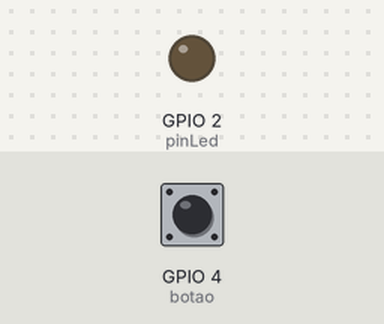
Bench run of a sketch on a simulated ESP32. On the bench: output pins drawn as LEDs (lit = HIGH). Dashed ring = blinking. The test bench sets the inputs (shaded band); at power-on: GPIO 4 (botao) LOW. WiFi joins after 1.5 s; servers stay silent unless stated; what the sketch prints to the serial monitor is not drawn.

Above: at 3.2 s.
3.3 s: GPIO 4 (botao) pulled HIGH for 1 s
At 3.45 s:
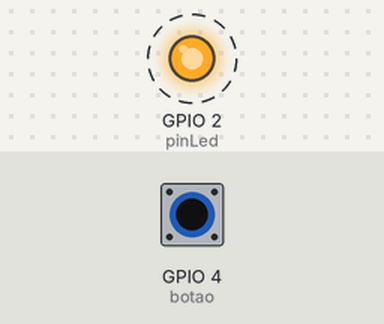
7.3 s: GPIO 4 (botao) pulled HIGH for 0.15 s
At 7.6 s:
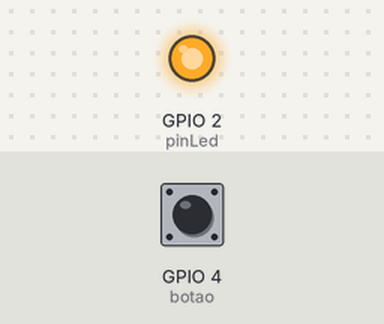
8.9 s: GPIO 4 (botao) pulled HIGH for 3.2 s
At 12.3 s:
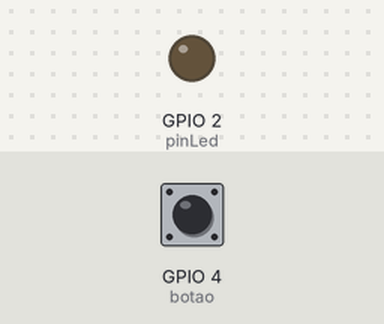
Timing chart, 0 to 13.8 s (numbered marks = the images above; inputs shaded):
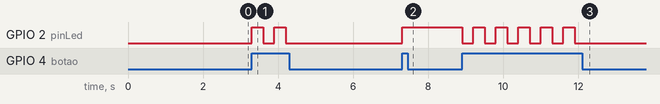

The sketch:

002-led_com_botao.ino
```cpp
#include <WiFi.h>
#include <AsyncTCP.h>
#include <ESPAsyncWebServer.h>
#include "index_html.h"


//Credenciais da rede
const char* ssid = "Valdirene";
const char* password = "wifi@@@@";


bool ledStatus          = 0; //Se o led está em nivel alto ou baixo
bool ledStatusAnterior  = 1;
const int pinLed        = 2; //GPIO 2
const int botao         = 4; //GPIO 4
unsigned long tempo     = millis();


AsyncWebServer server(80);
AsyncWebSocket ws ("/ws");


//==========================  SETUP  ========================================


void setup() {
  Serial.begin(115200);

  //Configuração do led
  pinMode(pinLed, OUTPUT);
  digitalWrite(pinLed, LOW);

  //Configurações do botão
  pinMode(botao, INPUT);

//Configurações da conexão com o WI-FI
 WiFi.begin(ssid, password);
  while (WiFi.status() != WL_CONNECTED) {
    delay(1000);
    Serial.println("Conectando..");
  }

  //Exibe o IP fornecido pelo DHCP
  Serial.println(WiFi.localIP());

  //Inicializa de fato o servidor Web SoCket
  initWebSocket();

  //A home page
  server.on("/", HTTP_GET, [](AsyncWebServerRequest *request){
    request->send_P(200, "text/html", index_html);
  });

  //Inicializa o servidor na porta 80
  server.begin();

}


//==========================  LOOP  ==========================================


void loop() {
  //A função cleanupClients() desconecta clientes antigos se o servidor ficar sobrecarregado
  ws.cleanupClients();
  //O estado do led varia conforme LedStatus também varia
  int pressionado = digitalRead(botao);

  //O tempo de 300 milis visa garantir que não haverá toques involuntários
  if(pressionado == 1 && ((millis() - tempo) >= 300)){
    ledStatus = !ledStatus;
    tempo = millis();
  }

  if(ledStatusAnterior != ledStatus){
    notificaClientes();
    ledStatusAnterior = ledStatus;
  }

  digitalWrite(pinLed, ledStatus);

}


//==========================  Funções ========================================


//Função responsável por notificar todos os clientes
void notificaClientes(){
  ws.textAll(String(ledStatus));
}

//Trata as menagens que chegam ao servidor
void handleWebSocketMessage(void *arg, uint8_t *data, size_t len){

  //Verifica a integridade dos dados
  AwsFrameInfo *info = (AwsFrameInfo*)arg;
  if (info->final && info->index == 0 && info->len == len && info->opcode == WS_TEXT){
    data[len] = 0;

    //Resumindo, se existe uma mensagem "pressionou" o led troca de estado
    if (strcmp((char*)data, "pressionou") == 0){
      ledStatus = !ledStatus;
      //notificaClientes();
    }
  }
}

//É quem escuta o cliente e recebe os eventos, ele executa alguma ação dependendo do tipo de evento
void onEvent(AsyncWebSocket *server, AsyncWebSocketClient *client, AwsEventType type, void *arg, uint8_t *data, size_t len){
  switch (type){
    case WS_EVT_CONNECT:
      //Adicionei essa linha para atualizar o estado assim que o cliente conectar
      ws.text(client->id(), String(ledStatus));
      Serial.printf("O cliente #%u se conectou, seu IP é: %s\n", client->id(), client->remoteIP().toString().c_str());
      break;
    case WS_EVT_DISCONNECT:
      Serial.printf("O cliente #%u desconectou\n", client->id());
      break;
    case WS_EVT_DATA:
      handleWebSocketMessage(arg, data, len);
      break;
    case WS_EVT_PONG:
    case WS_EVT_ERROR:
      break;
  }
}

//A função que inicia o nosso webSocket
void initWebSocket(){
  ws.onEvent(onEvent);
  server.addHandler(&ws);
}
```

index_html.h
```cpp
const char index_html[] PROGMEM = R"rawliteral(
<!DOCTYPE html>
<html lang="pt-br">
<head>
    <meta charset="UTF-8">
    <meta http-equiv="X-UA-Compatible" content="IE=edge">
    <meta name="viewport" content="width=device-width, initial-scale=1.0">
    <title>Servidor Web Socket</title>
    <style>
        body{
            background-color: rgb(65, 64, 64);
            font-family: Arial, Helvetica, sans-serif;
            width: 350px;
            margin: auto;
            text-align: center;
            color: rgba(255, 255, 255, 0.747);
        }
        section{
            margin: auto;
            padding: 10px 20px 10px 20px;
            width: 100px;
            border: 1px solid rgba(255, 255, 255, 0.336);
            box-shadow: 1px 1px 3px rgba(0, 0, 0, 0.425);
        }
        h1{
            text-shadow: 2px 2px 4px rgba(0, 0, 0, 0.719);
        }
        p{
            font-size: 1.2em;
            font-weight: bold;
            margin: 2px;
            text-shadow: 1px 1px 3px black;
        }
        #botao{
            color: white;
            //background-color: gray;
            border-radius: 10px;
            padding: 6px;
            font-weight: bold;

        }
    </style>
</head>
<body>
    <h1>Trabalhando com WebSocket</h1>
    <section>
        <p >GPIO 2</p>
        <p><button id="botao">Default</button></p>
    </section>

    <script>
        var gateway = `ws://${window.location.hostname}/ws`;
        var websocket;
        window.addEventListener('load', onLoad);


        function iniciarWebSocket(){
            console.log('Tentando iniciar uma conexão websocket');
            websocket = new WebSocket(gateway);
            websocket.onopen = onOpen;
            websocket.onclose = onClose;
            websocket.onmessage = onMessage;
        }

        function onOpen(event){
            console.log("Conexão aberta");

        }

        function onClose(event){
            console.log("A conexão foi fechada");
            //Ou seja, se a conexão for fechada ele inicia novamente em 2 segundos
            setTimeout(iniciarWebSocket, 2000);
        }

        function onMessage(event){
            var estado;
            var botao = document.getElementById('botao');
            var paragrafo = document.getElementById('estado');
            if (event.data == "1"){
                estado = "ON";
                botao.style.background = "green";
            }
            else{
                estado = "OFF";
                botao.style.background= "red";
            }
            botao.innerText = estado;
            //paragrafo.innerHTML = estado;
        }

        function onLoad(event){
            iniciarWebSocket();
            checaBotao();
        }

        function checaBotao(){
            var botao = document.getElementById('botao');
            botao.addEventListener('click', pressionou);
        }

        function pressionou(){
            websocket.send('pressionou');
        }

    </script>
</body>
</html>
)rawliteral";
```

Measured:
- after the input at 3.3 s, GPIO 2 (pinLed): alternates HIGH for 0.30 s and LOW for 0.30 s, 4 changes in all, then stays LOW, starting at once
- after the input at 7.3 s, GPIO 2 (pinLed): LOW → HIGH at once
- after the input at 8.9 s, GPIO 2 (pinLed): alternates HIGH for 0.30 s and LOW for 0.30 s, 11 changes in all, then stays LOW, starting at once
